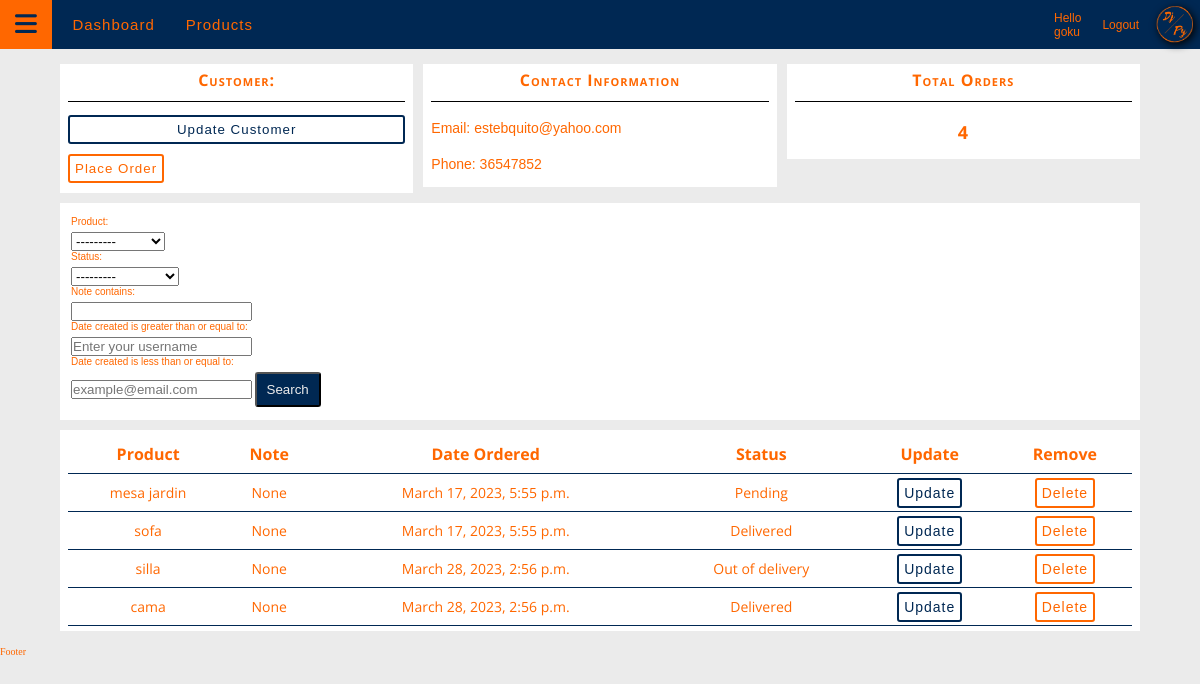
/customers/2/ (signed in), run on the app's committed database.
### accounts/models.py (models this page shows, shortened)
class Customer(models.Model):
    user = models.OneToOneField(User, null=True, blank=True, on_delete=models.CASCADE)
    name = models.CharField(max_length=200, null=True)
    phone = models.CharField(max_length=200, null=True)
    email = models.CharField(max_length=200, null=True)
    profile_pic = models.ImageField(default="profile1.png", null=True, blank=True)
    date_created = models.DateTimeField(auto_now_add=True, null=True)

class Order(models.Model):
    STATUS = (
        ('Pending', 'Pending'),
        ('Out of delivery', 'Out of delivery'),
        ('Delivered', 'Delivered')
    )
    customer = models.ForeignKey(Customer, null=True, on_delete= models.SET_NULL)
    product = models.ForeignKey(Product, null=True, on_delete= models.SET_NULL)
    date_created = models.DateTimeField(auto_now_add=True, null=True)
    status = models.CharField(max_length=100, null=True, choices=STATUS)
    note = models.CharField(max_length=100, null=True)

class Product(models.Model):
    CATEGORY = (
        ('Indoor', 'Indoor'),
        ('Out Door', 'Out Door')
    )
    name = models.CharField(max_length=100, null=True)
    price = models.FloatField(null=True)
    category = models.CharField(max_length=100, null=True, choices=CATEGORY)
    description = models.CharField(max_length=200, null=True, blank=True)
    date_created = models.DateTimeField(auto_now_add=True, null=True)
    tags = models.ManyToManyField(Tag)
    def __str__(self):
        return self.name

### accounts/decorators.py (the view)
        def wrapper_func(request, *args, **kwargs):
            group = None
            if request.user.groups.exists():
                group = request.user.groups.all()[0].name
            if group in allowed_roles:
                return view_func(request, *args, **kwargs)
            else:
                return HttpResponse('You are not authorized to view this page')

### accounts/views.py (called while the page is built)
@login_required(login_url='loginPage')
@allowed_users(allowed_roles=['admin'])
def customers(request, pk_test):
    customers = Customer.objects.get(id=pk_test)
    orders = customers.order_set.all()
    orders_count = orders.count()
    myFilter = OrderFilter(request.GET, queryset=orders)
    orders = myFilter.qs
    context = {'customers': customers, 'orders': orders, 'orders_count': orders_count, 'myFilter': myFilter}
    return render(request, 'accounts/customers.html', context)

### accounts/templates/accounts/customers.html (shortened to what this page needs)
{% extends 'accounts/main.html' %}
{% block content %}
<section class="cust-container">
    <div class="cust-info_cards">
        <div class="cust-card">
            <h5 class="co-title">Customer:</h5>
            <button type="button" class="cust-btn blue">Update Customer</button>
            <a href="{% url 'create_order' customers.id %}"><button type="button" class="cust-btn orange">Place Order</button></a>
        </div>
        <div class="cust-card">
            <h5 class="co-title">Contact Information</h5>
            <p>Email: {{customers.email}} </p>
            <p>Phone: {{customers.phone}} </p>
        </div>
        <div class="cust-card">
            <h5 class="co-title">Total Orders</h5>
            <h2 class="ord-count">{{orders_count}}</h2>
        </div>
    </div>
    <div class="cust-search_form">
        <div class="cust-card">
            <form method="get">
                {{myFilter.form}}
                <button type="submit" class="cust-form_btn">Search</button>
            </form>
        </div>
        <div class="cust-card">
            <table class="co-table">
                <tr>
                    <th>Product</th>
                    <th>Note</th>
                    <th>Date Ordered</th>
                    <th>Status</th>
                    <th>Update</th>
                    <th>Remove</th>
                </tr>
                {% for order in orders %}
                    <tr>
                        <td>{{ order.product }}</td>
                        <td>{{ order.note }}</td>
                        <td>{{ order.date_created }}</td>
                        <td>{{ order.status }}</td>
                        <td><a class="btn btn-info" href="{% url 'update_order' order.id %}">Update</a></td>
                        <td><a class="btn btn-danger" href="{% url 'delete_order' order.id %}">Delete</a></td>
                    </tr>
                {% endfor %}
            </table>
        </div>
    </div>
</section>
{% endblock  %}

### accounts/templates/accounts/navbar.html (shortened to what this page needs)
{% load static %}
<nav class="main_navbar">
    <span>
        <i class="fa-solid fa-bars"></i>
    </span>
    <div class="nav-links">
        <ul class="links-list">
            {% if request.user.is_staff %}
            <li class="list-item">
                <a href="{% url 'home' %}">Dashboard</a>
            </li>
            <li class="list-item">
                <a href="{% url 'products' %}">Products</a>
            </li>
            {% else %}
            <li class="list-item">
                <a href="{% url 'account' %}">Settings</a>
            </li>
            {% endif %}
        </ul>
    </div>
    <div class="user-links">
        <ul class="user_links-list">
            <li class="user_list-item">Hello {{request.user}}</li>
            <li class="user_list-item"><a href="{% url 'logoutPage' %}">Logout</a></li>
        </ul>
    </div>
    <figure class="logo">
        <img src="{% static 'accounts/images/logodjpy.webp' %}" alt="Project_Logo">
    </figure>
</nav>

### accounts/static/accounts/css/style.css (style rules this page uses)
:root { --title: 'Open Sans', Arial, Helvetica, sans-serif; --text: 'Merriweather Sans', Arial, Helvetica, sans-serif; --mainTransition: all 0.3s linear; --mainLightBlue: rgba(58, 110, 165, 1); --mainBlue: rgba(0, 40, 83, 1); --mainSilver: rgba(192, 192, 192, 1); --mainLightSilver: rgba(235, 235, 235, 1); --sdnOrange: rgba(255, 103, 0, 1); --fCard: rgba(105, 88, 95, 1); --sCard: rgba(97, 155, 138, 1); --tCard: rgba(0, 39, 43, 1); --mainSpacing: .1rem; }
html { font-size: 62.5%; box-sizing: border-box; scroll-behavior: smooth; }
* { margin: 0; padding: 0; box-sizing: border-box; }
img { display: block; max-width: 100%; object-fit: contain; }
h1, h2, h3, h4, h5, h6 { font-family: var(--title); }
p, a, li, label, input, legend { font-family: var(--text); }
body { background-color: var(--mainLightSilver); color: var(--sdnOrange); }
.main_navbar { position: relative; display: flex; justify-content: space-around; align-items: center; width: 100%; background-color: var(--mainBlue); gap: .5rem; }
.main_navbar i { padding: .6rem 1.5rem; font-size: 2.5rem; cursor: pointer; color: var(--mainBlue); }
.main_navbar span { padding: .6rem 0; background-color: var(--sdnOrange); }
.nav-links { width: 100%; display: flex; align-items: center; }
.links-list { position: absolute; top: 0; left: -100%; padding: 0; display: flex; justify-content: space-between; flex-grow: 1; transition: var(--mainTransition); }
.user_links-list { margin: 0 1rem; display: flex; gap: 1.5rem; align-items: center; }
.user_list-item, .user_list-item a { list-style-type: none; text-decoration: none; color: var(--sdnOrange); font-size: 1.2rem; }
.logo { margin-right: .5rem; width: 5rem; }
@media screen and (min-width: 768px) { .links-list { position: relative; left: 0; justify-content: flex-start; } }
.list-item { list-style-type: none; padding: 1.55rem; }
.list-item a { text-decoration: none; font-size: 1.5rem; letter-spacing: var(--mainSpacing); color: var(--sdnOrange); }
.co-table { width: 100%; font-family: var(--title); text-align: center; border-collapse: collapse; }
.co-table tr { height: 3.8rem; border-bottom: .1rem solid var(--mainBlue); }
@media screen and (min-width: 1024px) { .co-table th { font-size: 1.6rem; } }
@media screen and (min-width: 1024px) { .co-table td { font-size: 1.4rem; } }
.co-title, .ord-count { font-variant: small-caps; letter-spacing: var(--mainSpacing); font-size: 1.2rem; text-align: center; }
@media screen and (min-width: 1024px) { .co-title { font-size: 1.6rem; } }
@media screen and (min-width: 1024px) { .ord-count { font-size: 1.8rem; } }
.cust-container { margin: 1.5rem auto; display: flex; flex-direction: column; justify-content: center; width: 90vw; max-width: 110rem; gap: 1rem; }
.cust-info_cards, .cust-search_form { display: flex; flex-direction: column; gap: 1rem; }
.cust-card { display: flex; flex-direction: column; width: 100%; background-color: #fff; padding: .5rem .8rem; }
.cust-card > .co-title { padding-bottom: 1rem; border-bottom: .1rem solid #000; margin-bottom: .8rem; }
.cust-btn, .btn { margin: .5rem 0; padding: .5rem; background-color: inherit; cursor: pointer; letter-spacing: var(--mainSpacing); transition: var(--mainTransition); border-radius: .3rem; text-decoration: none; }
.blue, .btn-info { color: var(--mainBlue); border: .2rem solid var(--mainBlue); }
.orange, .btn-danger { color: var(--sdnOrange); border: .2rem solid var(--sdnOrange); }
.cust-card p, h2 { margin: .5rem 0; padding: .5rem 0; }
.cust-card form { padding: .8rem .3rem; }
.cust-form_btn { padding: .8rem 1rem; border-radius: .3rem; color: var(--mainLightSilver); background-color: var(--mainBlue); cursor: pointer; }
@media screen and (min-width: 768px) { .cust-info_cards { width: 100%; flex-direction: row; justify-content: space-between; align-items: flex-start; } }
@media screen and (min-width: 768px) { .cust-card p, h2 { font-size: 1.4rem; } }
figure img { width: 5rem; border-radius: 1rem; filter: drop-shadow( .2rem .2rem .4rem rgba(0, 0, 0,1)); }
label { display: block; margin-bottom: .5rem; }

### data on the page
Customer: email "estebquito@yahoo.com", phone "36547852"
Order: product "mesa jardin", note "None", date_created "March 17, 2023, 5:55 p.m.", status "Pending"
Order: product "sofa", note "None", date_created "March 17, 2023, 5:55 p.m.", status "Delivered"
Order: product "silla", note "None", date_created "March 28, 2023, 2:56 p.m.", status "Out of delivery"
Order: product "cama", note "None", date_created "March 28, 2023, 2:56 p.m.", status "Delivered"

### other printed values
{{ request.user }} "goku"
{{ orders_count }} "4"
